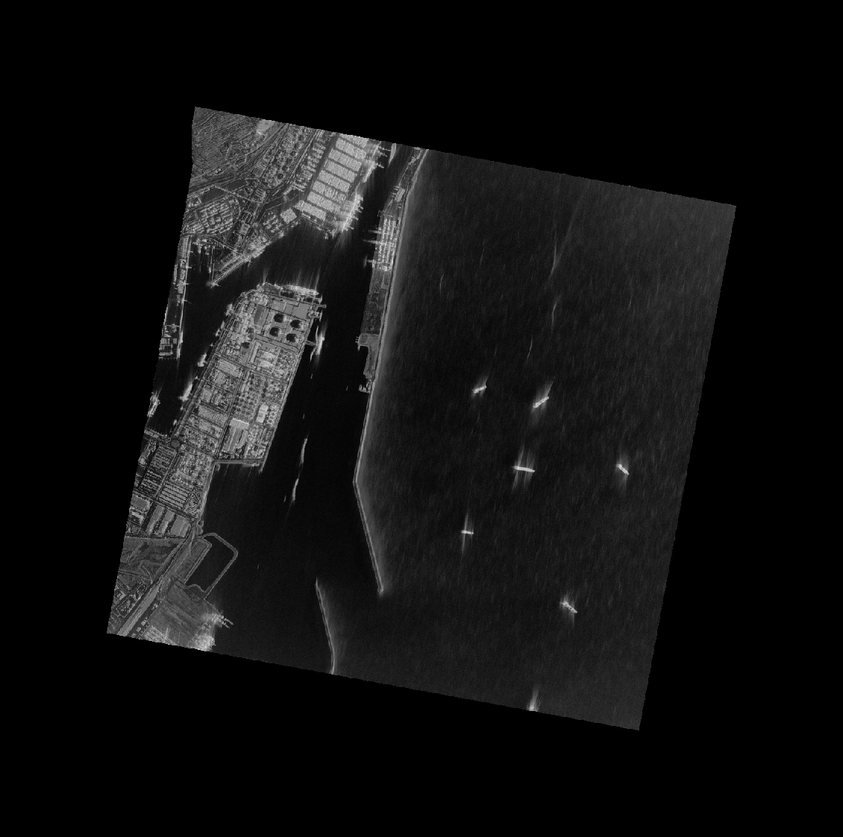
#> input picture dataset_local/costa/CAPELLA_C03_SP_SLC_HH_20210724093438_20210724093441.png, 843 x 837 px, shrunk from 1130 x 1123 before the run; its folder holds only this picture in this run
$ python data_augmentation.py
#> lines starting #> are read from the running program, lines starting #| are printed output that depends on the picture
import os
from PIL import Image
import random

# 1. Caminhos
pasta_costa = 'dataset_local/costa'
fotos_originais = [f for f in os.listdir(pasta_costa) if f.endswith(('.png', '.jpg'))]

if not fotos_originais:
    print("❌ Nenhuma foto encontrada na pasta costa!")
    exit()

print(f"🔄 Gerando variações para as {len(fotos_originais)} fotos de costa...")

for img_name in fotos_originais:
    img = Image.open(os.path.join(pasta_costa, img_name))
#> img is the input picture: PIL image 843x837 L; min 0, max 227, mean 16.7

    # Gerar 30 variações para cada uma (9 x 30 = 270 fotos)
    # Isso vai equilibrar bem com as 150 de minas
    for i in range(30):
        # Rotação aleatória
        out = img.rotate(random.randint(0, 360))

        # Escolha da inversão (espelhamento)
        # Removi o None para evitar o TypeError e usei uma lógica de IF
        escolha_flip = random.choice([Image.FLIP_LEFT_RIGHT, Image.FLIP_TOP_BOTTOM, "nada"])

        if escolha_flip != "nada":
            out = out.transpose(escolha_flip)

        # Salva a nova imagem com prefixo aug_
        out.save(os.path.join(pasta_costa, f"aug_{i}_{img_name}"))
#> this loop made 30 passes
#> pass 1, `out = img.rotate(random.randint(0, 360))`:
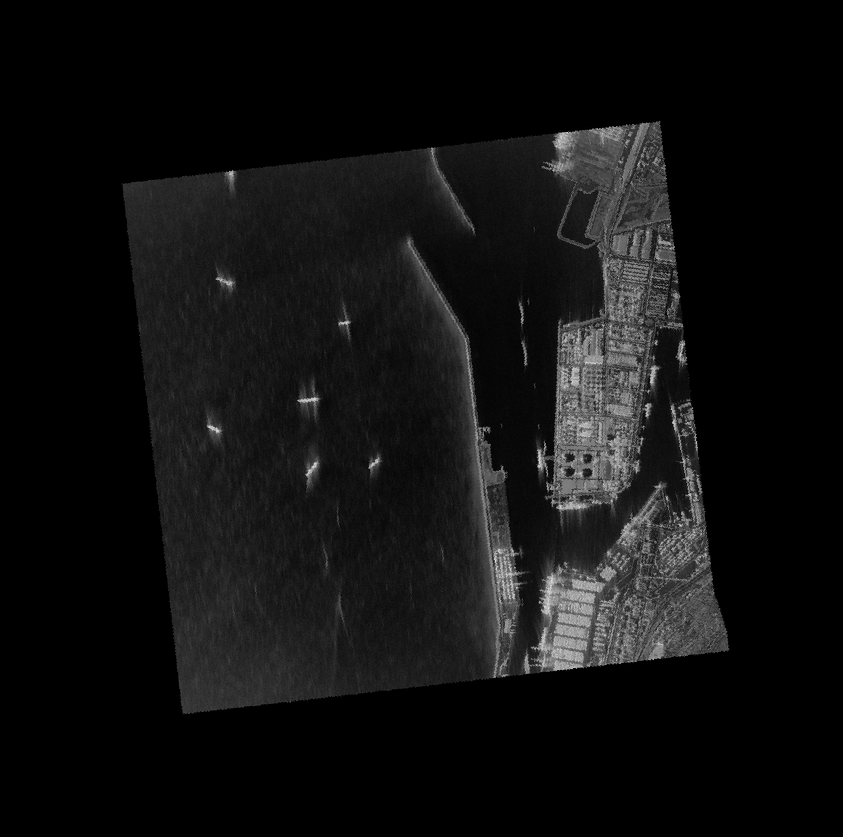
#> out: PIL image 843x837 L; min 0, max 227, mean 16.7
#> pass 1, `out = out.transpose(escolha_flip)`:
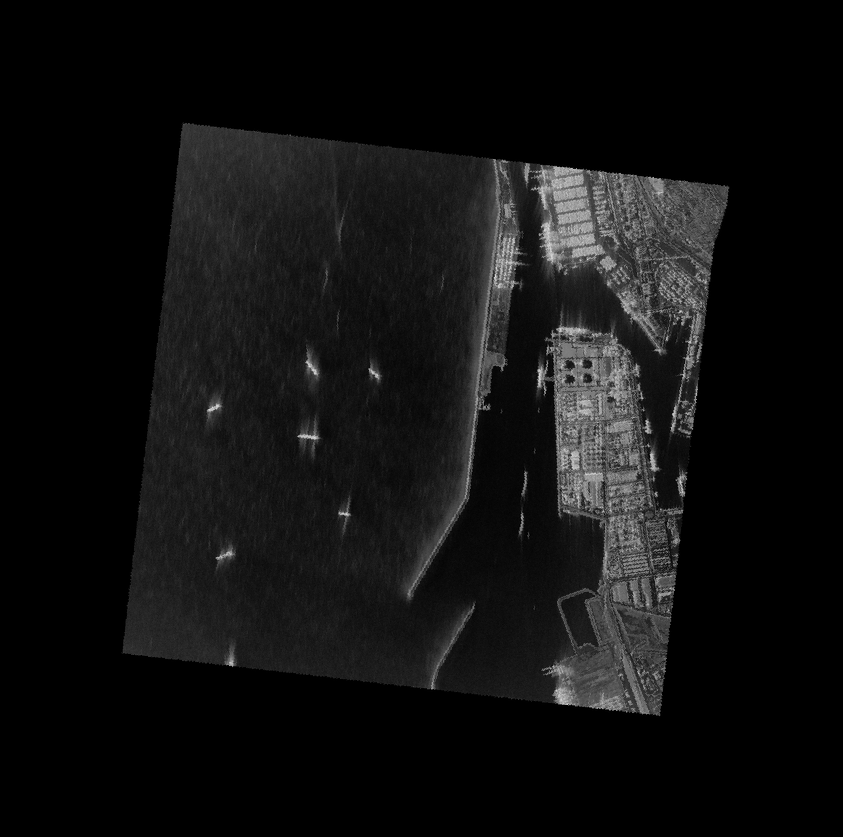
#> out: PIL image 843x837 L; min 0, max 227, mean 16.7
#> pass 2, `out = img.rotate(random.randint(0, 360))`:
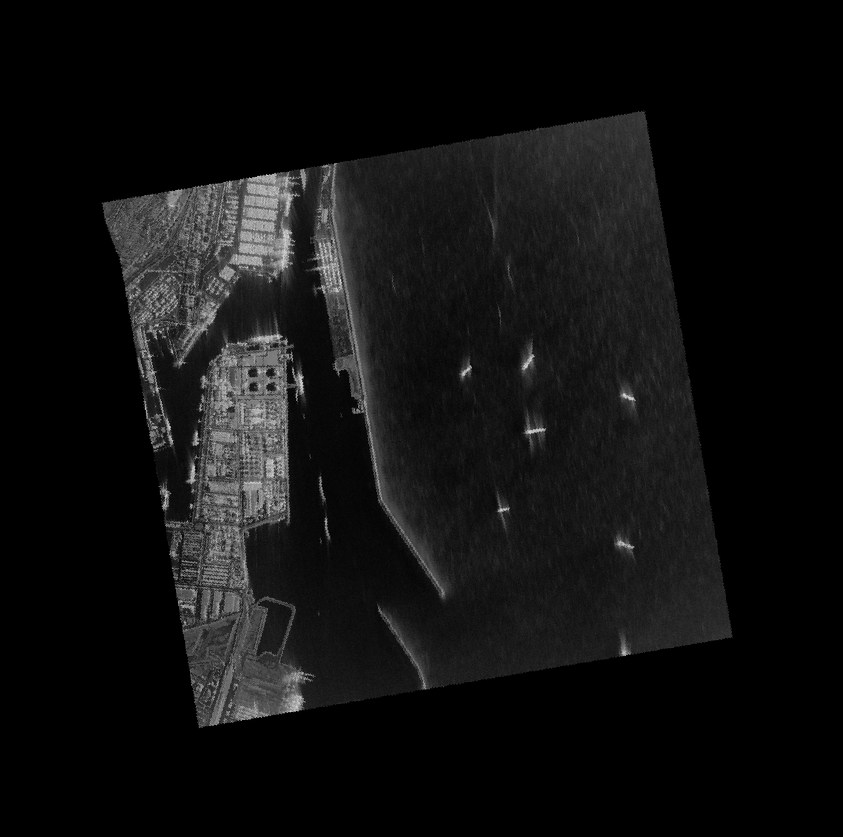
#> out: PIL image 843x837 L; min 0, max 227, mean 16.7
#> pass 2, `out = out.transpose(escolha_flip)`:
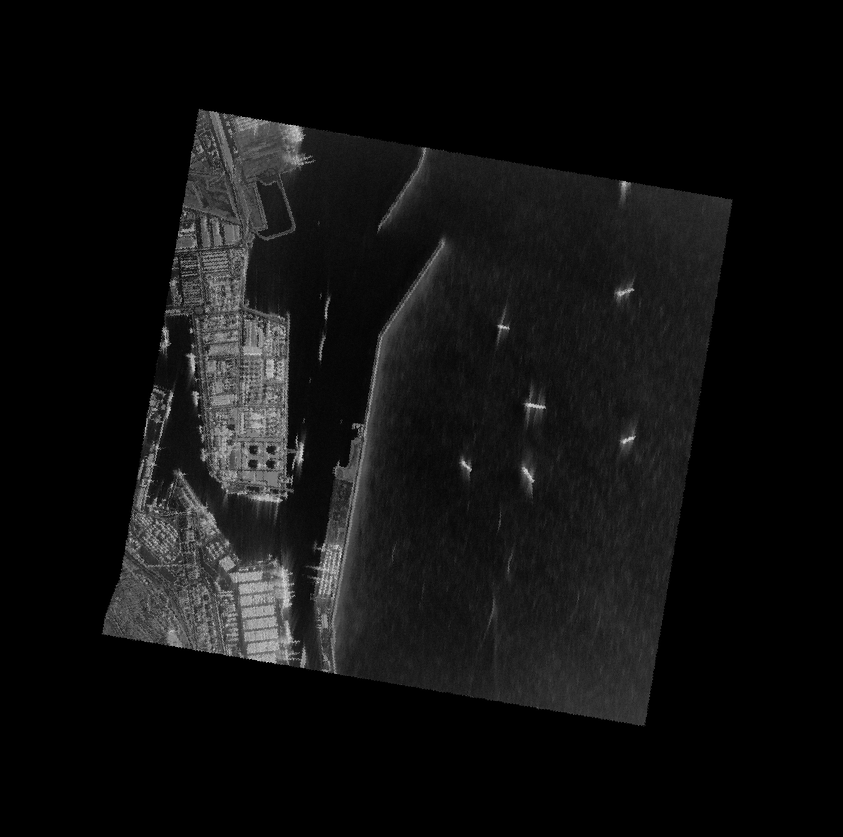
#> out: PIL image 843x837 L; min 0, max 227, mean 16.7
#> after the loop:
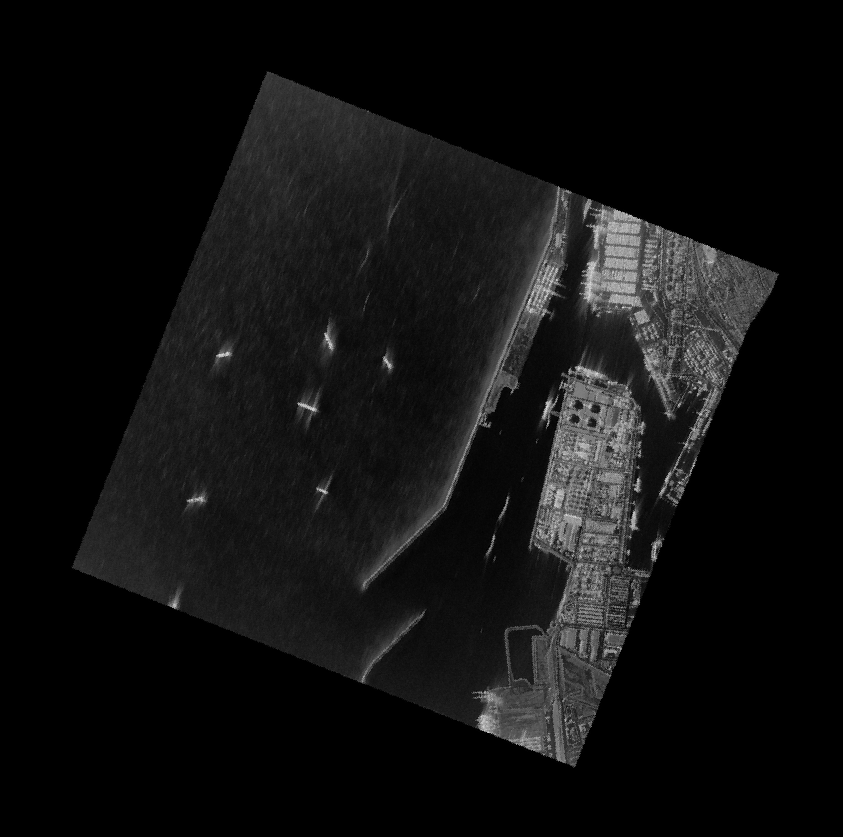
#> out: PIL image 843x837 L; min 0, max 227, mean 16.7

print("✅ SUCESSO! Agora a sua pasta 'costa' tem dados suficientes para a IA aprender.")

$ run again, on dataset_local/costa/aug_0_CAPELLA_C10_SP_SLC_HH_20240509150102_20240509150132.png
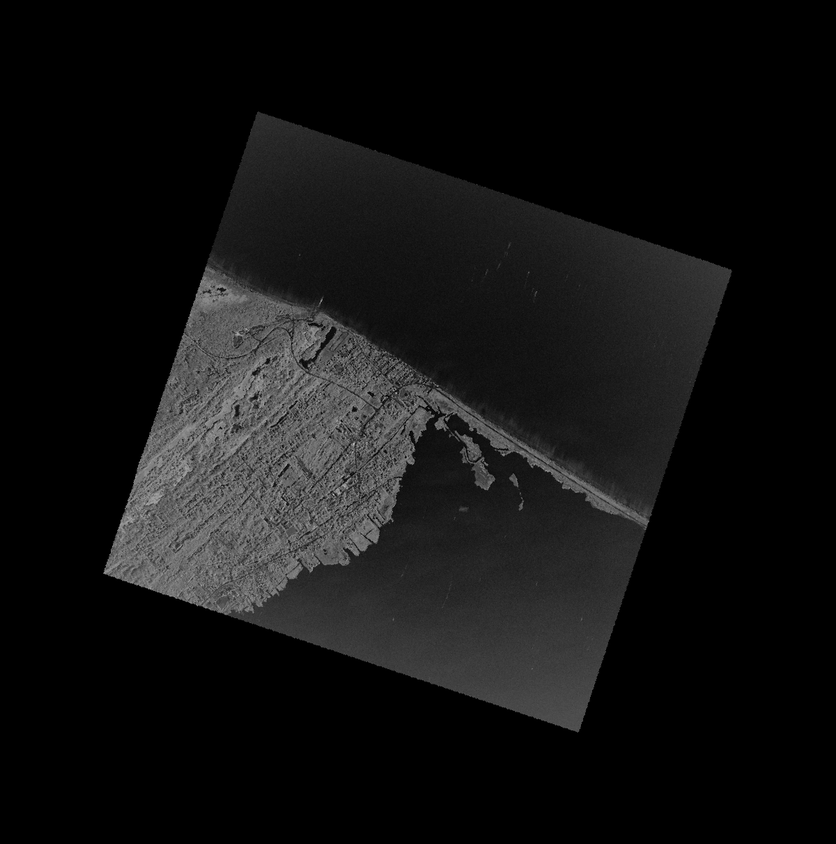
#> input picture dataset_local/costa/aug_0_CAPELLA_C10_SP_SLC_HH_20240509150102_20240509150132.png, 836 x 844 px, shrunk from 1200 x 1211 before the run
#> img is the input picture: PIL image 836x844 L; min 0, max 201, mean 18.3
#> the loop `for i in range(30):` made 30 passes
#> pass 1, `out = out.transpose(escolha_flip)`:
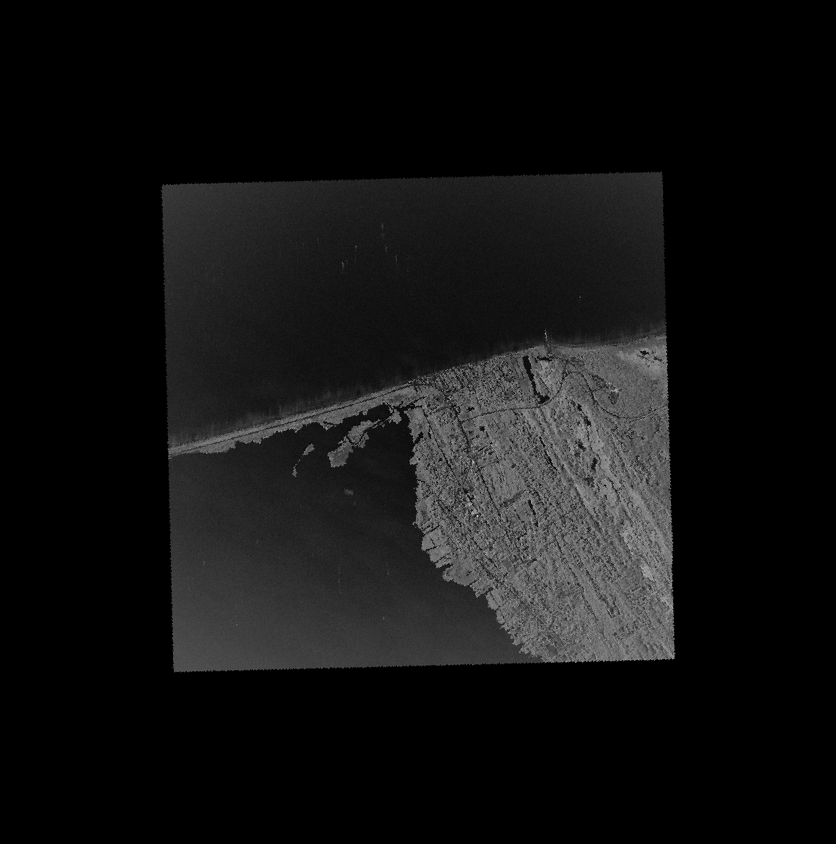
#> out: PIL image 836x844 L; min 0, max 201, mean 18.3
#> after the loop `for i in range(30):`:
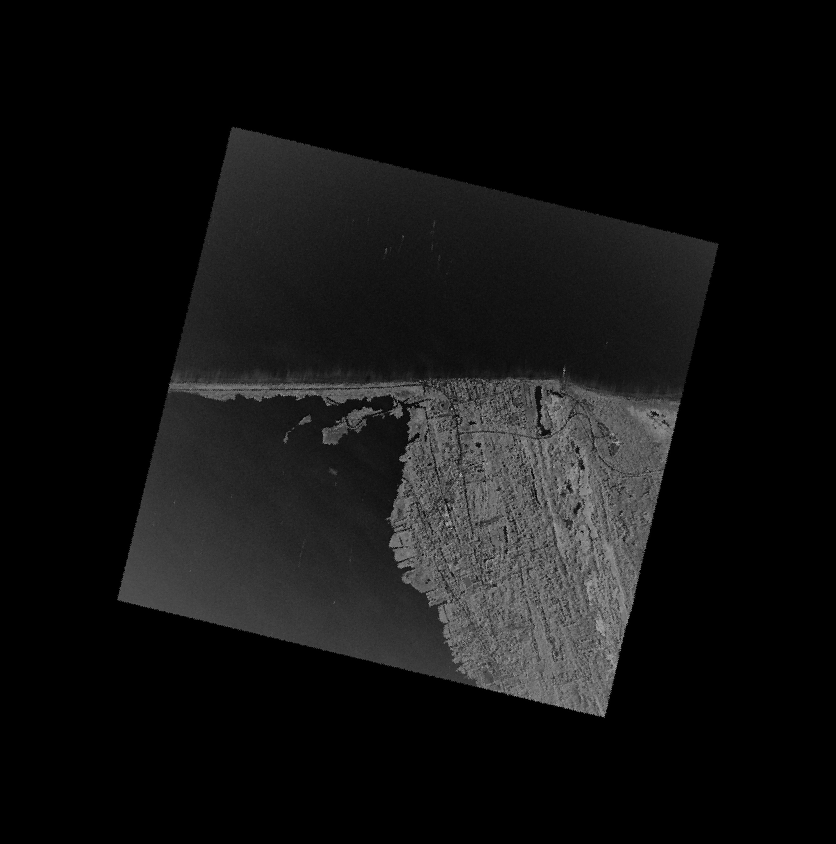
#> out: PIL image 836x844 L; min 0, max 201, mean 18.3

$ run again, on dataset_local/costa/aug_11_CAPELLA_C03_SP_GEO_HH_20220107205605_20220107205621.png
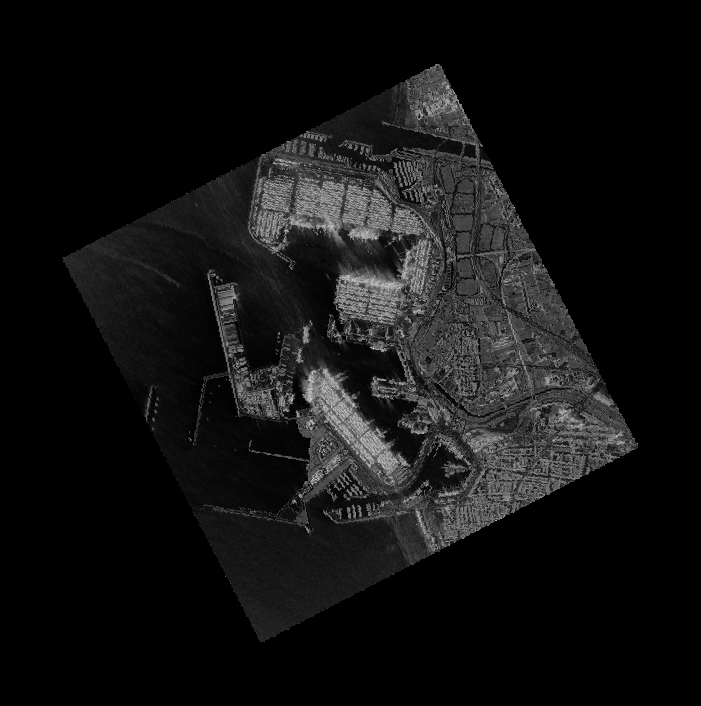
#> input picture dataset_local/costa/aug_11_CAPELLA_C03_SP_GEO_HH_20220107205605_20220107205621.png, 701 x 706 px
#> img is the input picture: PIL image 701x706 L; min 0, max 208, mean 18.3
#> the loop `for i in range(30):` made 30 passes
#> pass 1, `out = out.transpose(escolha_flip)`:
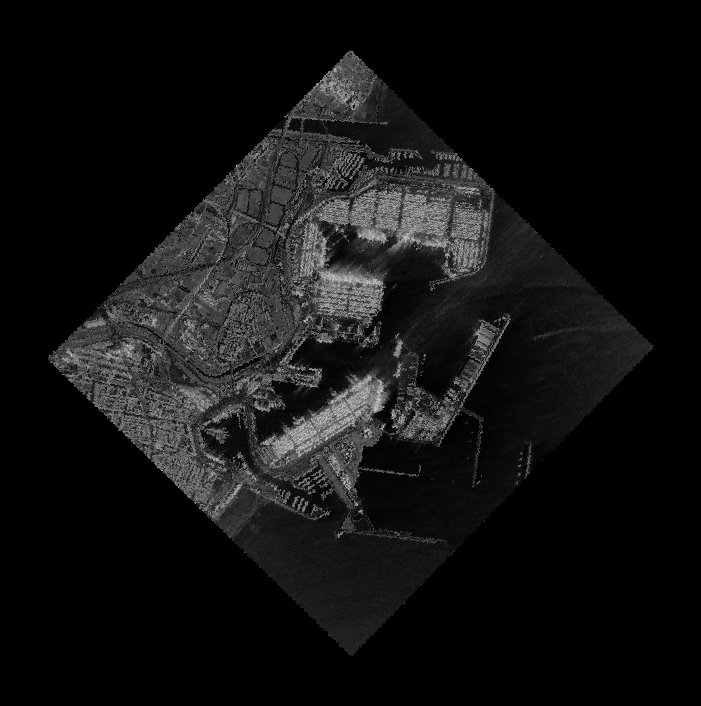
#> out: PIL image 701x706 L; min 0, max 208, mean 18.3
#> after the loop `for i in range(30):`:
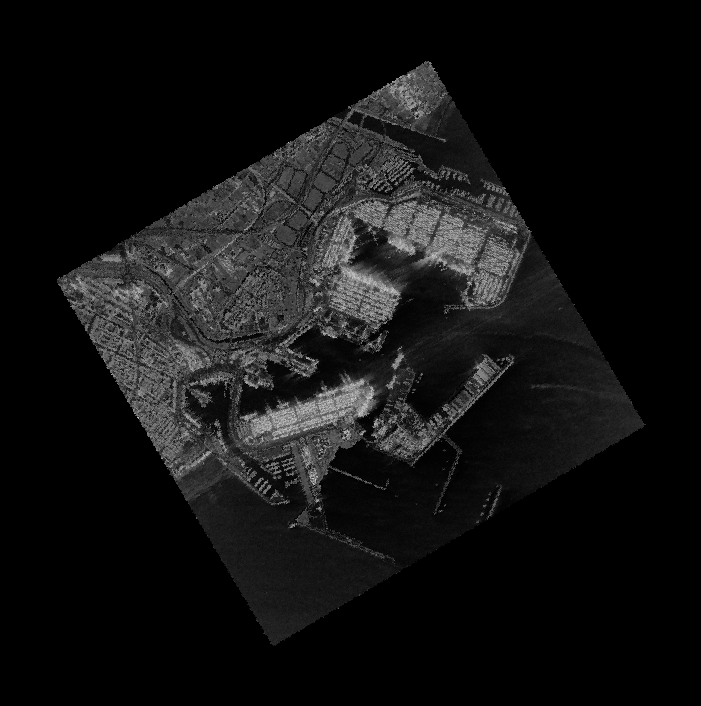
#> out: PIL image 701x706 L; min 0, max 208, mean 18.3

$ run again, on dataset_local/costa/aug_11_CAPELLA_C03_SP_GEO_HH_20220408211608_20220408211625.png
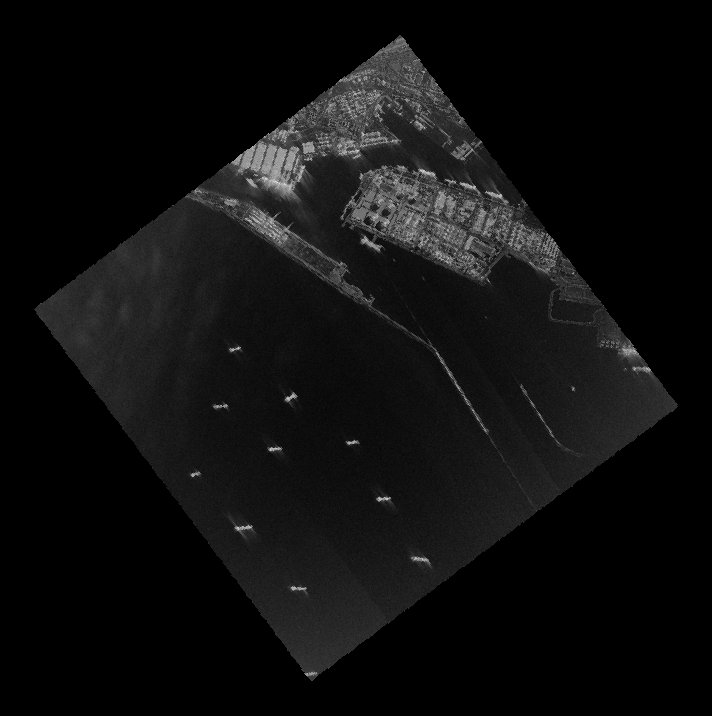
#> input picture dataset_local/costa/aug_11_CAPELLA_C03_SP_GEO_HH_20220408211608_20220408211625.png, 712 x 716 px
#> img is the input picture: PIL image 712x716 L; min 0, max 221, mean 14.7
#> the loop `for i in range(30):` made 30 passes
#> pass 1, `out = out.transpose(escolha_flip)`:
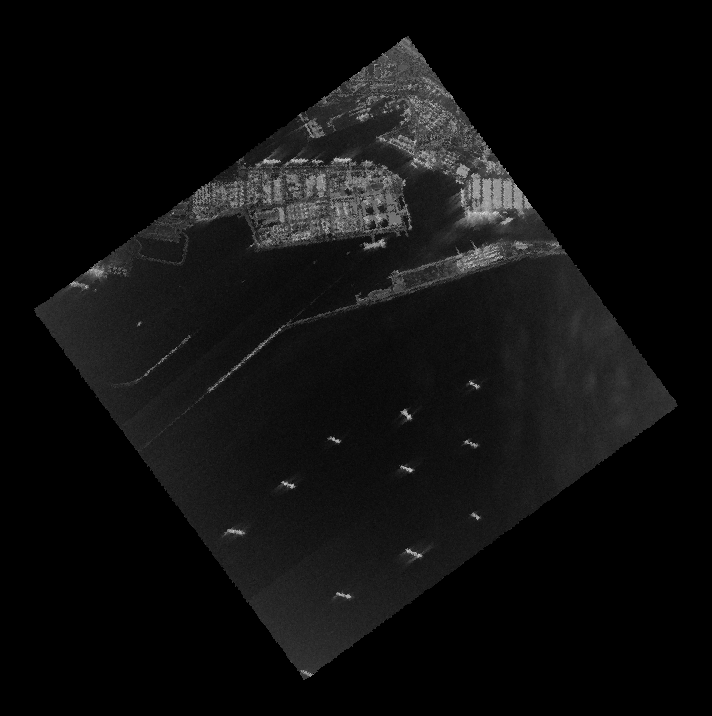
#> out: PIL image 712x716 L; min 0, max 221, mean 14.7
#> after the loop `for i in range(30):`:
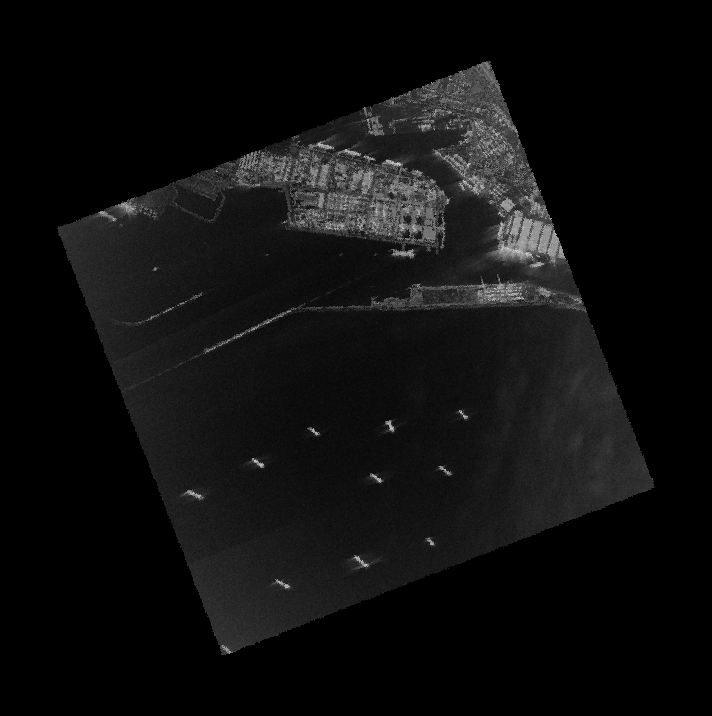
#> out: PIL image 712x716 L; min 0, max 215, mean 14.7
